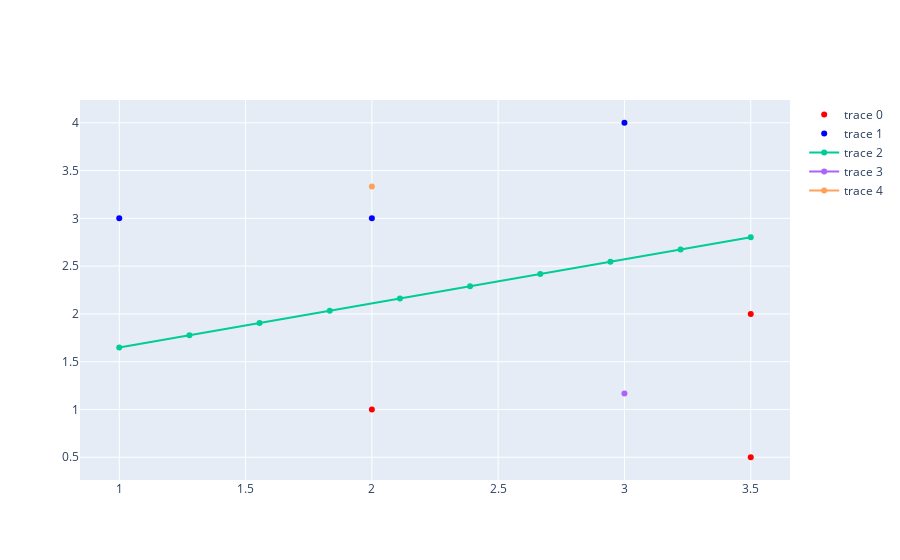

The cell this chart's notebook holds for it:
### Markdown cell above
# Support Vector Machines

Given the following data points in $\mathbb{R}^2$ and their associated class labels:

### Code cell
import pandas as pd
import numpy as np 
from plotly import graph_objects as go
df = pd.DataFrame([
    [2.0, 1.0, -1],
    [3.5, 0.5, -1],
    [3.5, 2.0, -1],
    [1.0, 3.0, +1],
    [2.0, 3.0, +1],
    [3.0, 4.0, +1]],
    columns=["$X_1$", "$X_2$", "$Y$"],
    index=range(1,7))

xwerte = np.linspace(1, 3.5, 10)
ywerte = 6/13*xwerte +19/16

fig = go.Figure()
fig.add_trace(go.Scatter(x=df["$X_1$"][:3],y=df["$X_2$"][:3],text=list(range(1,4)),mode="markers",marker=dict(color="red")))
fig.add_trace(go.Scatter(x=df["$X_1$"][3:],y=df["$X_2$"][3:],text=list(range(4,7)),mode="markers",marker=dict(color="blue")))
fig.add_trace(go.Scatter(x=xwerte,y=ywerte))
fig.add_trace(go.Scatter(x=[3],y=[7/6]))
fig.add_trace(go.Scatter(x=[2],y=[10/3]))
fig.show()
df

### Figure 1 — Plotly figure (JSON) as saved in the notebook; plotly's stock layout.template omitted (floating-point values rounded to 4 significant figures)
{"data": [{"marker": {"color": "red"}, "mode": "markers", "text": ["1", "2", "3"], "type": "scatter", "x": [2, 3.5, 3.5], "y": [1, 0.5, 2]}, {"marker": {"color": "blue"}, "mode": "markers", "text": ["4", "5", "6"], "type": "scatter", "x": [1, 2, 3], "y": [3, 3, 4]}, {"type": "scatter", "x": [1, 1.278, 1.556, 1.833, 2.111, 2.389, 2.667, 2.944, 3.222, 3.5], "y": [1.649, 1.777, 1.905, 2.034, 2.162, 2.29, 2.418, 2.546, 2.675, 2.803]}, {"type": "scatter", "x": [3], "y": [1.167]}, {"type": "scatter", "x": [2], "y": [3.333]}], "layout": {}}
